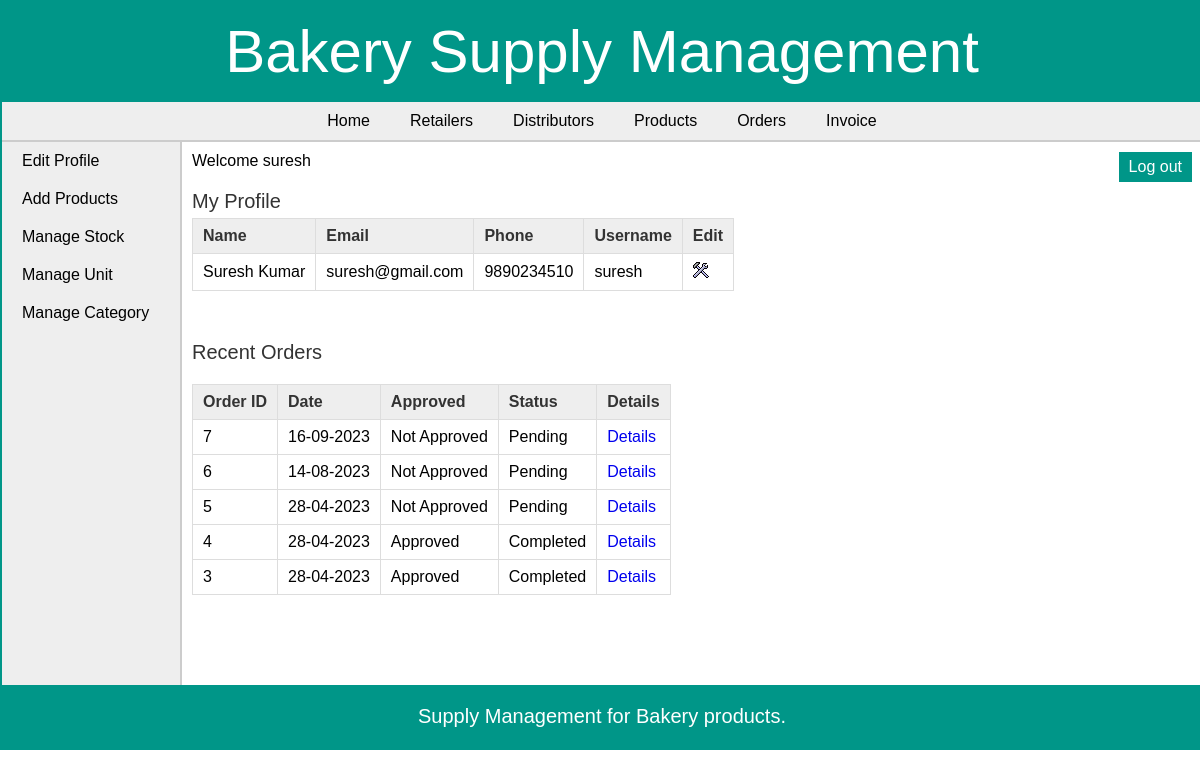
The page /manufacturer/index.php (signed in) on the database its author committed.
### tables this page shows
CREATE TABLE `manufacturer` (
  `man_id` int(11) NOT NULL,
  `man_name` varchar(25) NOT NULL,
  `man_email` varchar(50) DEFAULT NULL,
  `man_phone` varchar(10) NOT NULL,
  `username` varchar(20) NOT NULL,
  `password` varchar(20) NOT NULL
);

CREATE TABLE `orders` (
  `order_id` int(11) NOT NULL,
  `date` date NOT NULL,
  `retailer_id` int(11) NOT NULL,
  `approved` tinyint(1) NOT NULL,
  `status` tinyint(1) NOT NULL,
  `total_amount` decimal(10,3) NOT NULL
);

### manufacturer/index.php (the view, shortened to what this page needs)
<?php
	include("../includes/config.php");
	if(isset($_SESSION['manufacturer_login'])) {
		if($_SESSION['manufacturer_login'] == true) {
			$id = $_SESSION['manufacturer_id'];
			$query_selectManufacturer = "SELECT * FROM manufacturer WHERE man_id='$id'";
			$result_selectManufacturer = mysqli_query($con,$query_selectManufacturer);
			$row_selectManufacturer = mysqli_fetch_array($result_selectManufacturer);
			$query_selectOrder = "SELECT * FROM orders ORDER BY order_id DESC LIMIT 5";
			$result_selectOrder = mysqli_query($con,$query_selectOrder);
		}
		else {
			header('Location:../index.php');
		}
	}
	else {
		header('Location:../index.php');
	}
?>
<!DOCTYPE html>
<html>
<head>
	<link rel="stylesheet" href="../includes/main_style.css" >
</head>
<body>
	<?php
		include("../includes/header.inc.php");
		include("../includes/nav_manufacturer.inc.php");
		include("../includes/aside_manufacturer.inc.php");
	?>
	<section>
		Welcome <?php echo $_SESSION['sessUsername']; ?>
		<article>
			<h2>My Profile</h2>
			<table class="table_displayData">
			<tr>
				<th>Name</th>
				<th>Email</th>
				<th>Phone</th>
				<th>Username</th>
				<th> Edit </th>
			</tr>
			<tr>
				<td> <?php echo $row_selectManufacturer['man_name']; ?> </td>
				<td> <?php echo $row_selectManufacturer['man_email']; ?> </td>
				<td> <?php echo $row_selectManufacturer['man_phone']; ?> </td>
				<td> <?php echo $row_selectManufacturer['username']; ?> </td>
				<td> <a href="edit_profile.php"><img src="../images/edit.png" alt="edit" /></a> </td>
			</tr>
		</table>
		</article>
		<article>
			<h2>Recent Orders</h2>
			<table class="table_displayData" style="margin-top:20px;">
			<tr>
				<th> Order ID </th>
				<th> Date </th>
				<th> Approved </th>
				<th> Status </th>
				<th> Details </th>
			</tr>
			<?php $i=1; while($row_selectOrder = mysqli_fetch_array($result_selectOrder)) { ?>
			<tr>
				<td> <?php echo $row_selectOrder['order_id']; ?> </td>
				<td> <?php echo date("d-m-Y",strtotime($row_selectOrder['date'])); ?> </td>
				<td>
					<?php
						if($row_selectOrder['approved'] == 0) {
							echo "Not Approved";
						}
						else {
							echo "Approved";
						}
					?>
				</td>
				<td>
					<?php
						if($row_selectOrder['status'] == 0) {
							echo "Pending";
						}
						else {
							echo "Completed";
						}
					?>
				</td>
				<td> <a href="view_order_items.php?id=<?php echo $row_selectOrder['order_id']; ?>">Details</a> </td>
			</tr>
			<?php $i++; } ?>
		</table>
		</article>
	</section>
	<?php
		include("../includes/footer.inc.php");
	?>
</body>
</html>

### includes/main_style.css (style rules this page uses)
* { font-family: arial,sans-serif; margin:0px; padding:0px; }
body { width:1200px; margin:auto; border:2px solid #009688; }
a { text-decoration:none; }
section { width:1000px; padding:10px; padding-bottom:40px; }
article { margin-top:20px; margin-bottom:50px; }
article h2 { margin-bottom:5px; font-weight:normal; color:#333; font-size: 20px; }
table { border-collapse: collapse; }
.table_displayData td, .table_displayData th { border:1px solid #ddd; padding: 8px 10px; text-align: left; }
.table_displayData th { background-color:#eee; color:#333; }

### rows shown on the page
manufacturer: man_name "Suresh Kumar", man_email "suresh@gmail.com", man_phone "9890234510", username "suresh"
orders: order_id "7", date "16-09-2023", approved "Not Approved", status "Pending"
orders: order_id "6", date "14-08-2023", approved "Not Approved", status "Pending"
orders: order_id "5", date "28-04-2023", approved "Not Approved", status "Pending"
orders: order_id "4", date "28-04-2023", approved "Approved", status "Completed"
orders: order_id "3", date "28-04-2023", approved "Approved", status "Completed"

### other values the page prints
$_SESSION['sessUsername'] "suresh"
